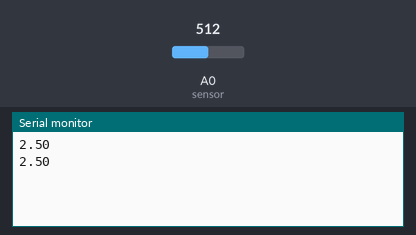
The sketch below on a simulated Arduino Uno, built with avr-gcc and run on an emulated ATmega328P. Parts: the last lines printed to the serial monitor. The test bench sets the inputs (shaded band); at power-on: A0 (sensor) = 512.

Above: at 1.2 s.
1.3 s: A0 (sensor) set to 716
At 1.8 s:
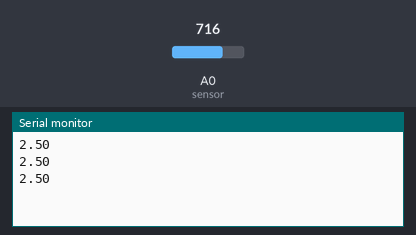
2.8 s: A0 (sensor) set to 900
At 3.6 s:
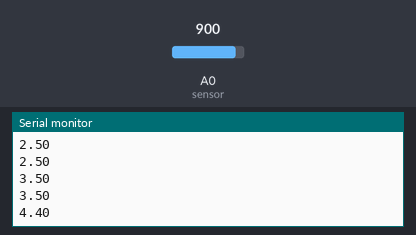
Timing chart, 0 to 5.8 s (numbered marks = the images above; inputs shaded):
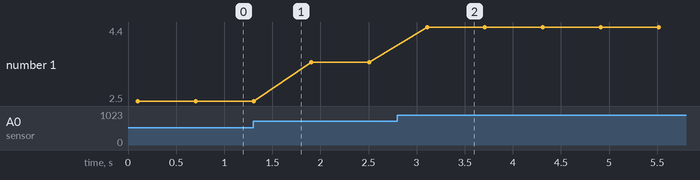

Measured:
- after the input at 2.8 s, the serial monitor: prints a new line after 0.31 s (image 2)
- plotted number 1: 2.5 → 3.5 after the input at 1.3 s, 3.5 → 4.4 after the input at 2.8 s

The sketch:

Turbidity.ino
```cpp
#include <EEPROM.h> // libarary that acts as a memory whose values are kept when the board is turned off (like a tiny hard drive). This library enables you to read and write those bytes.
int input = 0; // Analog sensor value (0-1023)
int sensor_samp = 0; // Averaging variable, sums samples
int n = 10; // Number of samples to average
float voltage = 0.00; // Voltage value derived from analog output (~0-4.5V)
// float Vclear = 4.240; // Calibration variable; voltage at ~0 NTU
// float rel_turb = 00.00; // Relative turbidity value, based on comparison of measured voltage with Vclear

void setup()
{
  Serial.begin(9600); // Baud rate: 9600 bps
  // EEPROM.get(0,Vclear); // Retrieve previous Vclear calibration value
}
void loop()
{
  for (int i=0; i < n; i++)
      {
      sensor_samp += analogRead(A0); // read the input on analog pin 0 (turbidity sensor analog output)
      delay(10);
      }
  input = sensor_samp / n; // Averages n samples
  voltage = input * (5.000 / 1023.000); // Convert the analog reading (0 - 1023) to a voltage (~0 - 4.5)
  // rel_turb = 100.00 - (voltage/Vclear)*100.00; // Relative percentage, 0% = ideal clear water
  Serial.println(voltage); // Print out the value
  sensor_samp = 0;
  delay(500); // Repeat every 500ms
}
```
